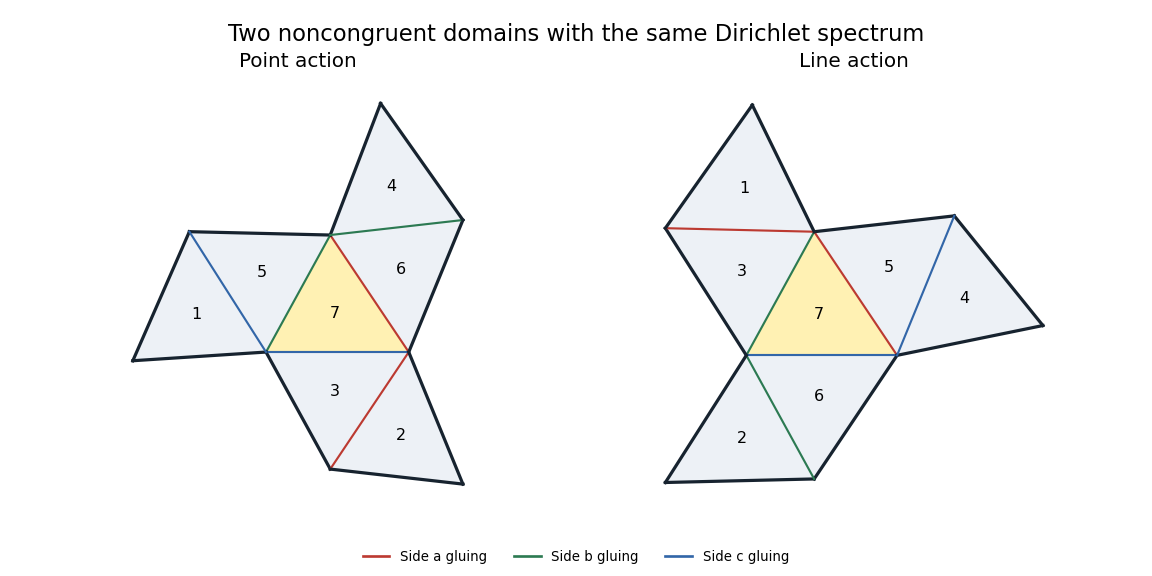

The script that saved this image:
"""Generate paper-20-drums.png in the caller's CWD with declared root dependencies."""
from pathlib import Path
import numpy as np
import matplotlib.pyplot as plt
from matplotlib.patches import Polygon
from matplotlib.lines import Line2D


def permutations(dual=False):
    vectors=np.array([[(i>>j)&1 for j in range(3)] for i in range(1,8)],int)
    result=[]
    for i,j in [(0,1),(1,2),(2,0)]:
        matrix=np.eye(3,dtype=int);matrix[i,j]=1
        if dual:matrix=matrix.T
        result.append([next(k for k,w in enumerate(vectors) if np.array_equal(matrix@v%2,w)) for v in vectors])
    return result


def reflect(points,a,b):
    direction=(b-a)/np.linalg.norm(b-a)
    matrix=2*np.outer(direction,direction)-np.eye(2)
    return (points-a)@matrix+a


def assemble(actions):
    triangle=np.array([[0.,0.],[1.,0.],[.45,.82]])
    tiles={7:triangle};queue=[7]
    while queue:
        label=queue.pop(0)
        for side,p in enumerate(actions):
            target=p[label-1]+1
            if target!=label and target not in tiles:
                endpoints=[i for i in range(3) if i!=side]
                tiles[target]=reflect(tiles[label],*tiles[label][endpoints]);queue.append(target)
    assert len(tiles)==7
    return tiles


def main():
    fig,axes=plt.subplots(1,2,figsize=(12,6),dpi=96,facecolor='white')
    colors=['#bc3a31','#2c7a52','#3266a8']
    for ax,dual,title in zip(axes,[False,True],['Point action','Line action']):
        actions=permutations(dual);tiles=assemble(actions)
        for label,t in tiles.items():
            ax.add_patch(Polygon(t,facecolor='#fff1b3' if label==7 else '#edf1f6',edgecolor='none'))
            center=t.mean(axis=0);ax.text(*center,str(label),ha='center',va='center',fontsize=12)
            for side,p in enumerate(actions):
                endpoints=[i for i in range(3) if i!=side];edge=t[endpoints]
                if p[label-1]==label-1:ax.plot(*edge.T,color='#17232f',lw=2.4)
                elif label<p[label-1]+1:ax.plot(*edge.T,color=colors[side],lw=1.6)
        points=np.concatenate(list(tiles.values()));lo=points.min(axis=0);hi=points.max(axis=0)
        ax.set_xlim(lo[0]-.2,hi[0]+.2);ax.set_ylim(lo[1]-.2,hi[1]+.2)
        ax.set_aspect('equal');ax.axis('off');ax.set_title(title,fontsize=15)
    fig.suptitle('Two noncongruent domains with the same Dirichlet spectrum',fontsize=17,y=.96)
    fig.legend(handles=[Line2D([0],[0],color=c,lw=2,label=s)for c,s in zip(colors,['Side a gluing','Side b gluing','Side c gluing'])],loc='lower center',ncol=3,frameon=False)
    fig.subplots_adjust(left=.035,right=.965,bottom=.11,top=.87,wspace=.08)
    fig.savefig(Path.cwd()/'paper-20-drums.png',facecolor='white',transparent=False,dpi=96)
    plt.close(fig)


if __name__=='__main__':main()
